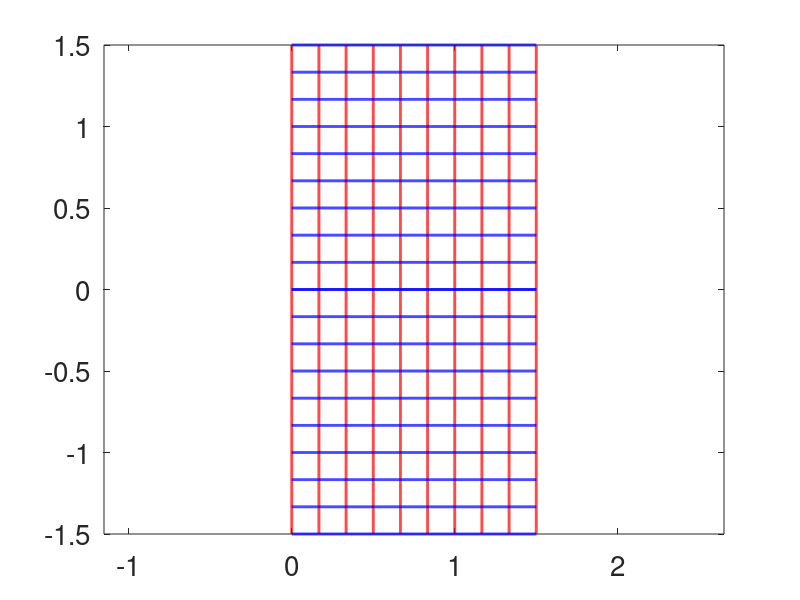

Recreate this plot in MATLAB. (Note: this script raises an error after producing the figure.)
%%
% Compute conformal maps, in particular Joukowski Conformal Mapping

% https://en.wikipedia.org/wiki/Joukowsky_transform

rep = 'results/';
[~,~] = mkdir(rep);

% # grids
n = 20;
% sampling on grid
p = 600;

a = 1.5; b = 1.5;

% pas ok
x = [linspace(1e-4,a,n/2)];
y = linspace(1e-4,b,p);
[Y,X] = meshgrid(y,x); X = X'; Y = Y';
G = X+1i*Y;
x = [linspace(1e-4,a,n/2)];
y = linspace(-b,-1e-4,p);
[Y,X] = meshgrid(y,x); X = X'; Y = Y';
G = [G X+1i*Y];

% ok
x = [linspace(-b,-1e-4,n/2) linspace(1e-4,b,n/2)];
y = linspace(1e-4,a,p);
[Y,X] = meshgrid(y,x); X = X'; Y = Y';
H = Y+1i*X;

lw=2; fs = 20;

clf; hold on;
plot(G, 'r', 'LineWidth', lw);
plot(H, 'b', 'LineWidth', lw);
axis tight; axis equal; box on;
set(gca, 'FontSize', fs);
saveas(gcf, [rep 'grid.eps'], 'epsc');

%%
% Past a disk

mc = @(z)-real(z)+1i*imag(z)
mapc = @(H)deal(H+sqrt(H.^2-1),mc(H)-sqrt(mc(H).^2-1));
[H1,H2] = mapc(H);
[G1,G2] = mapc(G);

% boundary of a disk
U = 2*pi*(0:256)/256; U = cos(U) + 1i*sin(U);

plotflow(H1,H2,G1,G2,U);
saveas(gcf, [rep 'disk.eps'], 'epsc');


%%
% Past an airfoil


% scaling
alpha = @(beta,theta)abs(1-beta)*exp(1i*theta);
phi = @(x,beta,theta)alpha(beta,theta)*x+beta;
remap = @(x,beta,theta)exp(-1i*theta)*( 1/2*(1./phi(x,beta,theta)+phi(x,beta,theta)) );


% new center
beta = -.1+.2i; % .2+.1i; % .1+.1i;
% rotation
theta = .3;

g1 = phi(G1,beta,theta);
g2 = phi(G2,beta,theta);
h1 = phi(H1,beta,theta);
h2 = phi(H2,beta,theta);
u = phi(U,beta,theta);
%
plotflow(h1,h2,g1,g2,u);


K = 36;
theta_list = (0:K-1)/K*2*pi;

F = [];
for k=1:K
    
    theta = theta_list(k);
    
    g1 = remap(G1,beta,theta);
    g2 = remap(G2,beta,theta);
    h1 = remap(H1,beta,theta);
    h2 = remap(H2,beta,theta);
    u = remap(U,beta,theta);
    %
    plotflow(h1,h2,g1,g2,u);    
    saveas(gcf, [rep 'airfoil-' num2str(k) '.eps'], 'epsc');
    
    % save as animated gif
    f = getframe(gcf);
    F(:,:,:,k) = f.cdata;
end


% find colormap
A = permute(F, [1 2 4 3]);
A = reshape(A, [size(A,1) size(A,2)*size(A,3) 3]);
[~,map] = rgb2ind(uint8(A),254,'nodither');
map(end+1,:) = 0; map(end+1,:) = 1;
% convert
im = [];
for s=1:size(F,4);
    im(:,:,1,s) = rgb2ind(uint8(F(:,:,:,s)),map,'nodither');
end
% save
imwrite(im+1,map,[rep 'airfoil.gif'], ...
    'DelayTime',0,'LoopCount',inf);



%%
% stretch

% new center
beta0 = -1 + 3*i; % .2+.1i; % .1+.1i;
% rotation
theta = .3;

F = [];
for k=1:K    
    beta = (k-1)/(K-1)*beta0;
    %
    g1 = remap(G1,beta,theta);
    g2 = remap(G2,beta,theta);
    h1 = remap(H1,beta,theta);
    h2 = remap(H2,beta,theta);
    u = remap(U,beta,theta);
    %
    plotflow(h1,h2,g1,g2,u);    
    saveas(gcf, [rep 'airfoil-' num2str(k) '.eps'], 'epsc');    
    % save as animated gif
    f = getframe(gcf);
    F(:,:,:,k) = f.cdata;
end

% find colormap
A = permute(F, [1 2 4 3]);
A = reshape(A, [size(A,1) size(A,2)*size(A,3) 3]);
[~,map] = rgb2ind(uint8(A),254,'nodither');
map(end+1,:) = 0; map(end+1,:) = 1;
% convert
im = [];
for s=1:size(F,4);
    im(:,:,1,s) = rgb2ind(uint8(F(:,:,:,s)),map,'nodither');
end
% save
imwrite(im+1,map,[rep 'airfoil-stretch.gif'], ...
    'DelayTime',0,'LoopCount',inf);
